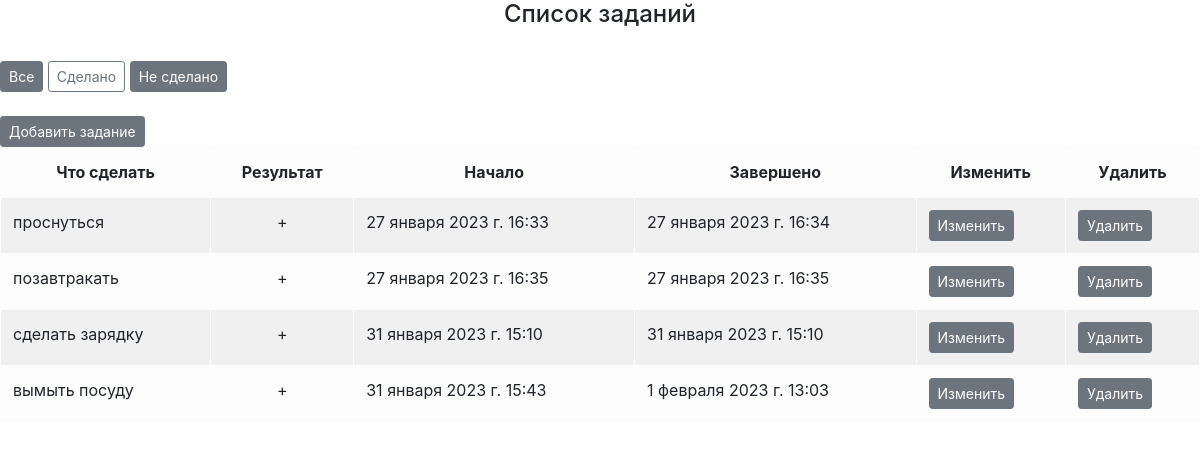
The page /list/on/ on the database its author committed.
### todolist/models.py (models this page shows, shortened)
class ToDo(models.Model):
    name = models.CharField(max_length=64, help_text="Список дел")
    is_done = models.BooleanField(default=False, help_text="Выполнено ли дело")
    timestamp_start = models.DateTimeField(
        auto_now_add=True, help_text="Время формирования задания"
    )
    timestamp_end = models.DateTimeField(
        blank=True, null=True, help_text="Время выполнения задания"
    )
    class Meta:
        verbose_name_plural = "Дела"

### todolist/views.py (the view)
# urls.py: path('list/on/', FullListViewOn.as_view(), name='load_on'),
class FullListViewOn(ListView):
    context_object_name = "todo_"
    queryset = ToDo.objects.filter(is_done=True)
    template_name = "todo_list_on.html"

### todolist/templates/todo_list_on.html
{% extends 'base_list.html' %}
{% block title %}
<h4 align="center">Список заданий</h4>
<br>
<a href="{% url 'load' %}" type="button" class="btn btn-secondary btn-sm">Все</a>
<a href="#" type="button" class="btn btn-outline-secondary btn-sm">Сделано</a>
<a href="{% url 'load_off' %}" type="button" class="btn btn-secondary btn-sm">Не сделано</a>
<br>
<br>
{% endblock title %}

### todolist/templates/base_list.html
{% extends 'base.html' %}
{% block content %}
{% block title %}
{% endblock title %}
<div><a href="{% url 'add' %}" type="button" class="btn btn-secondary btn-sm">Добавить задание</a></div>
<table class="table table-light table-bordered table-hover table-striped">
    <thead align="center">
        <tr>
            <th>Что сделать</th>
            <th>Результат</th>
            <th>Начало</th>
            <th>Завершено</th>
            <th>Изменить</th>
            <th>Удалить</th>
        </tr>
    </thead>
    {% for todo in todo_ %}
    <tr>
        <td>{{ todo.name }}</td>
        <td align="center">
            {% if todo.is_done %}
                +
            {% else %}
                -
            {% endif%}
        </td>
        <td>{{ todo.timestamp_start }}</td>
        <td>
            {% if todo.timestamp_end %}
                {{ todo.timestamp_end }}
            {% else %}
                -
            {% endif %}
        </td>
        <td>
            <a href="{% url 'edit' todo.pk %}" type="button" class="btn btn-secondary btn-sm">Изменить</a>
        </td>
        <td>
            <a href="{% url 'delete' todo.pk %}" type="button" class="btn btn-secondary btn-sm">Удалить</a>
        </td>
    </tr>
    {% endfor %}
</table>
{% endblock content %}

### rows shown on the page
ToDo: name "проснуться", timestamp_start "27 января 2023 г. 16:33", timestamp_end "27 января 2023 г. 16:34"
ToDo: name "позавтракать", timestamp_start "27 января 2023 г. 16:35", timestamp_end "27 января 2023 г. 16:35"
ToDo: name "сделать зарядку", timestamp_start "31 января 2023 г. 15:10", timestamp_end "31 января 2023 г. 15:10"
ToDo: name "вымыть посуду", timestamp_start "31 января 2023 г. 15:43", timestamp_end "1 февраля 2023 г. 13:03"
